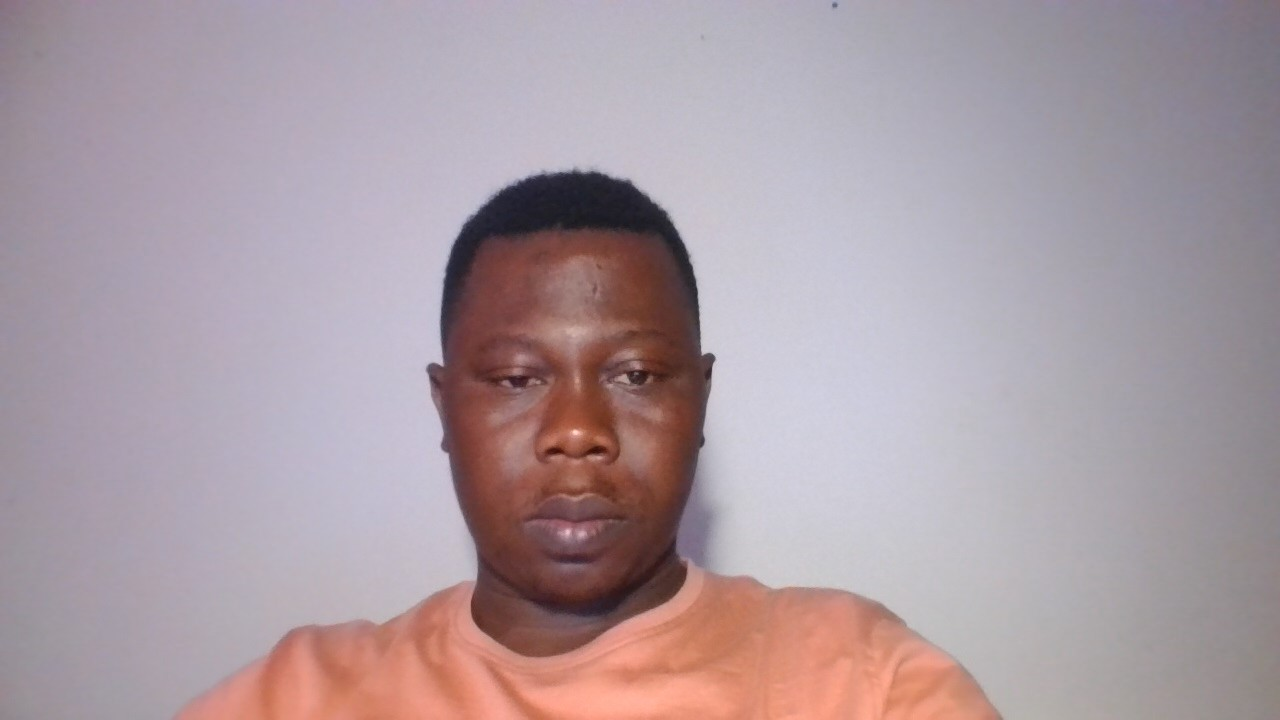
#> input picture Read-and-show-image/sylvestre.jpg, 1280 x 720 px
$ python Color-Channels.py
#> lines starting #> are read from the running program, lines starting #| are printed output that depends on the picture
import cv2
import matplotlib.pyplot as plt

"""
Une image couleur est constituée de trois cannaux Rouge  ou Red( R), Vert ou Green  (G or V) et Bleue ou Blu (B)
Chacun des canal est représenté en niveau de gris ou en 8 bit

"""

image= cv2.imread("sylvestre.jpg") # read original image ou lecture de l'image originale
#> image is the input picture: shape (720, 1280, 3); mean B, G, R 162.5, 155.5, 171.3
image =cv2.cvtColor(image, cv2.COLOR_BGR2RGB) # convert the image from BGR channels to RGB channels

imageB =cv2.imread("sylvestre.jpg", 0) # represents Blue channel
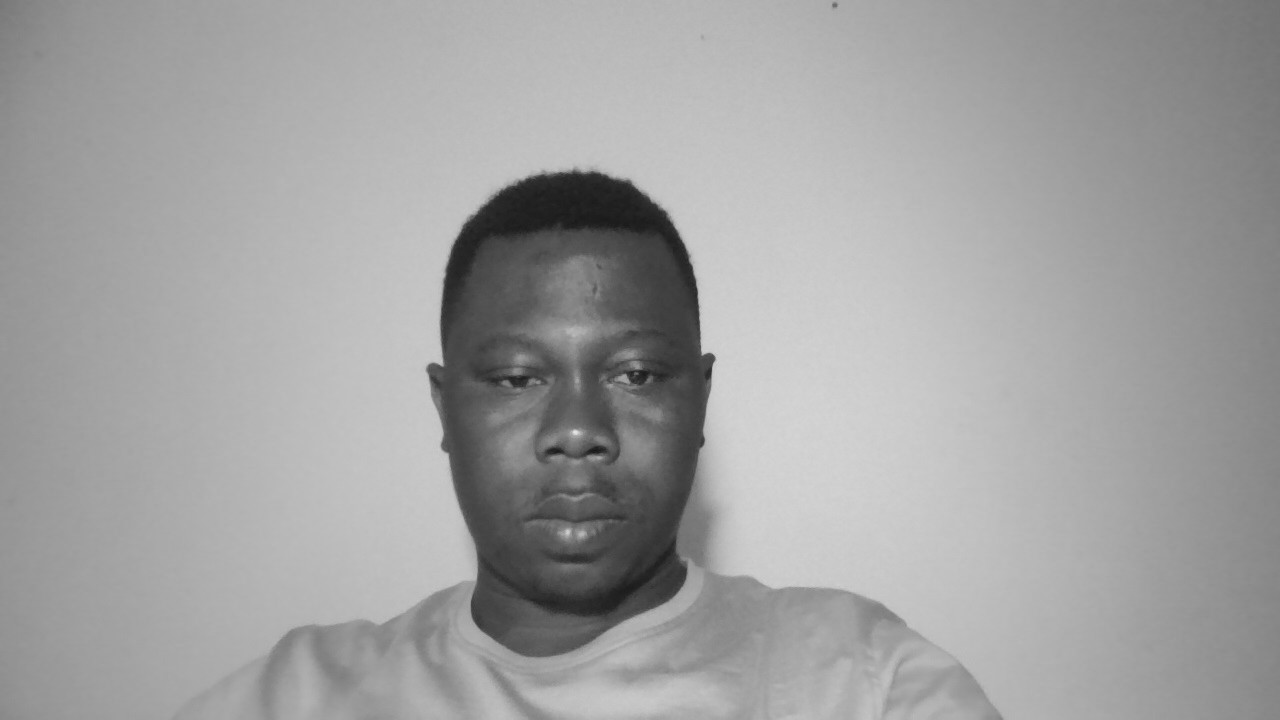
#> imageB: shape (720, 1280); min 21, max 230, mean 161
imageG =cv2.imread("sylvestre.jpg", 1) # represents Green channel
imageR =cv2.imread("sylvestre.jpg", 2) #represents Red channel
plt.subplot(221),plt.imshow(image), plt.title("RGB image"), plt.axis("off")
plt.subplot(222),plt.imshow(imageB, cmap="gray"), plt.title(" Blue channel"), plt.axis("off")
plt.subplot(223),plt.imshow(imageG, cmap="gray"), plt.title("Green channel"), plt.axis("off")
plt.subplot(224),plt.imshow(imageR, cmap="gray"), plt.title("Red channel"), plt.axis("off")
plt.savefig("imagefromchannels.png")
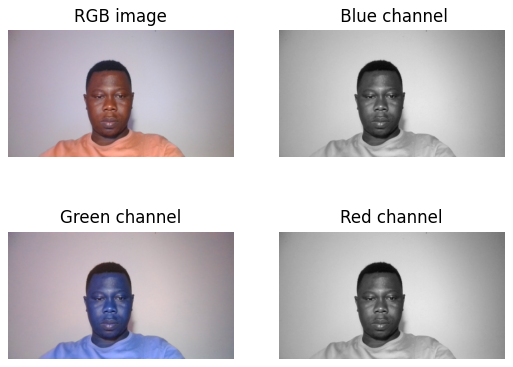
#> figure drawn by matplotlib, 4 panels; B, G, R data is drawn as R, G, B

plt.show()
